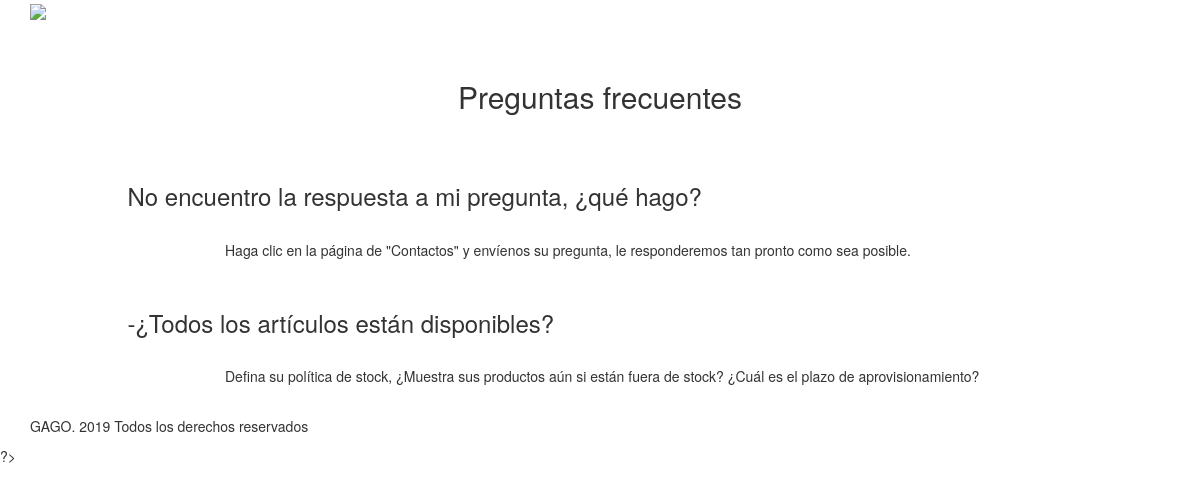
The app's page /faqs.php with its own data.
### tables this page shows
CREATE TABLE `faqs` (
  `idFaq` int(11) NOT NULL,
  `pregunta` varchar(200) NOT NULL,
  `respuesta` text NOT NULL
);

### class/Faqs.php (called while the page is built, shortened)
<?php
class Faqs{
	public static function recuperarTodos(){
		$conection = new Conection();
		$query = $conection->prepare('SELECT * FROM '.self::TABLA);
		$query->execute();
		$rows = $query->fetchAll();
		return $rows;
	}
}
?>

### faqs.php (the view)
<?php
include_once('template/header.php');
require_once('admin/class/Faqs.php');
$faqs = Faqs::recuperarTodos();
?>
<br>
<br>
<center> <h2>Preguntas frecuentes</h2> </center>
 <br>
 <br>
 <?php
	if (count($faqs) > 0):
	?>
		<?php
			foreach ($faqs as $item):
		?>
		<div class="row">
			<div class="col-xs-1"> </div>
			<div class="col-xs-11">
				<h3><?php echo $item['pregunta']; ?></h3>
			</div>
		</div>
		<br>
		<div class="row">
			<div class="col-xs-2"> </div>
			<div class="col-xs-10">
				<p><?php echo $item['respuesta']; ?></p>
			</div>
		</div>
		<br>
			<?php endforeach;  ?>
	<?php else: ?>
		<p> No hay FAQs registrados </p>
	<?php endif;
		include_once('template/footer.php');
	?>

### records on screen
faqs: pregunta "No encuentro la respuesta a mi pregunta, ¿qué hago?", respuesta "Haga clic en la página de \"Contactos\" y envíenos su pregunta, le responderemos tan pronto como sea posible."
faqs: pregunta "-¿Todos los artículos están disponibles?", respuesta "Defina su política de stock, ¿Muestra sus productos aún si están fuera de stock? ¿Cuál es el plazo de aprovisionamiento?"
